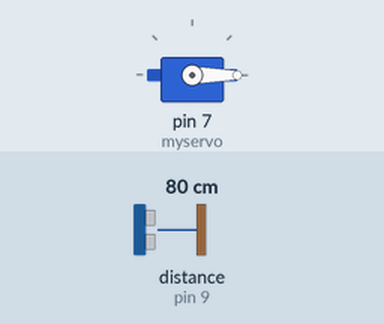
Recording of a sketch running on a simulated Arduino Uno, built with avr-gcc and run on an emulated ATmega328P. Parts: servo. The test bench sets the inputs (shaded band); at power-on: distance to the obstacle (sensor on pin 9) 80 cm.

Above: at 4.2 s.
4.3 s: distance to the obstacle (sensor on pin 9) set to 2 cm
7.3 s: distance to the obstacle (sensor on pin 9) set to 250 cm
At 8.98 s:
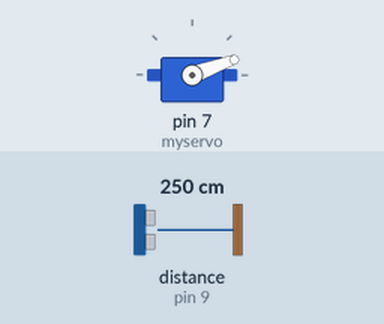
At 9.34 s:
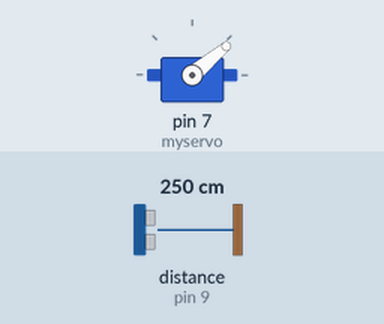
Timing chart, 0 to 16.3 s (numbered marks = the images above; inputs shaded):
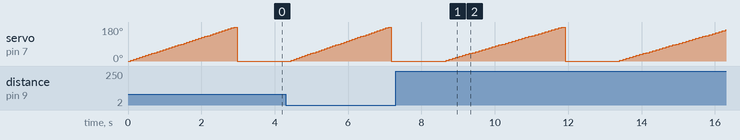

The sketch:

fin.ino
```cpp
#include <Ultrasonic.h>
#include <Servo.h>
Ultrasonic ultrasonic(8, 9);
Servo myservo;
 int mini;
 int uzaklik;
 int enkucukderece;
 int enkucuk;
 int pos = 0;
 void setup() {
  Serial.begin(9600);
   myservo.attach(7);
}

void loop() {
  enkucuk = 200;
  for (int pos = 0; pos <= 180; pos +=5) { // goes from 0 degrees to 180 degrees

    myservo.write(pos);              // tell servo to go to position in variable 'pos'
    delay(75);
 uzaklik=ultrasonic.distanceRead();
  if(uzaklik < enkucuk){
    enkucuk= uzaklik;
    enkucukderece=pos;
  }
  }
  myservo.write(enkucukderece);
  delay(1400);
  }


   // variable to store the servo position
```
